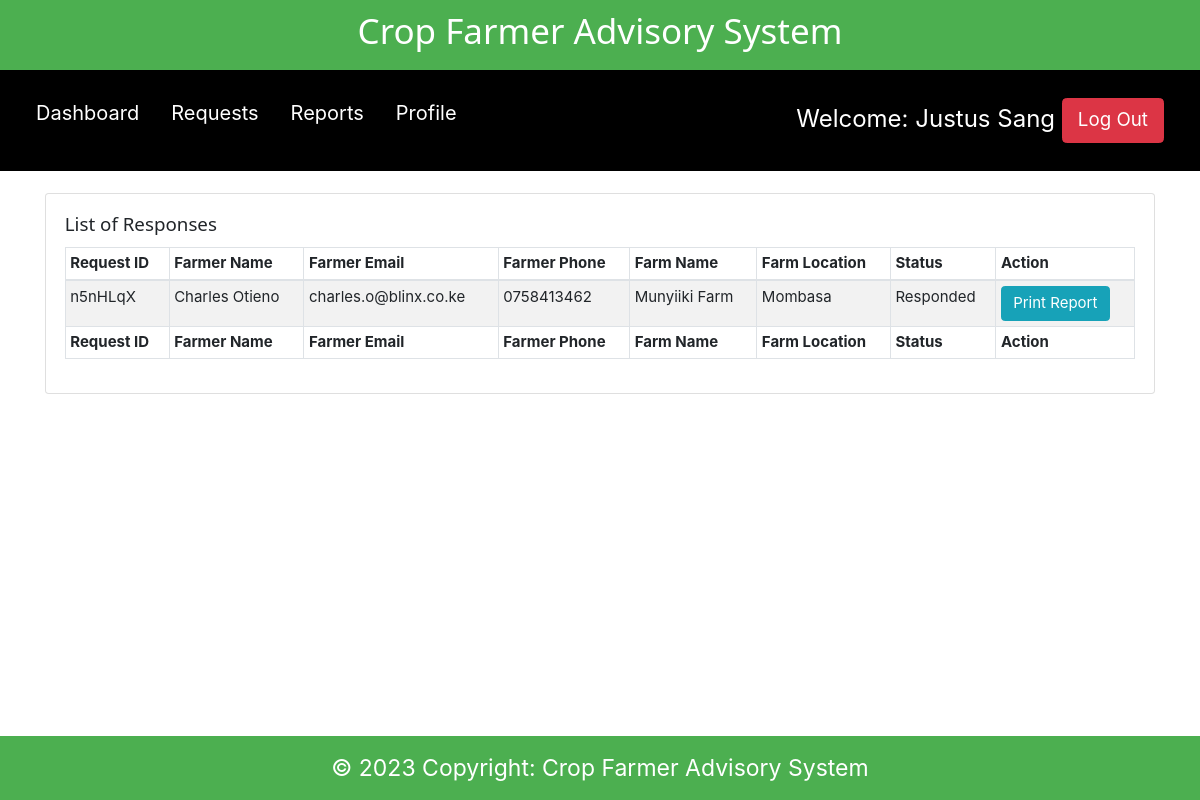
The app's page /admin/reports.php (signed in) with its own data.
### tables this page shows
CREATE TABLE `farmer_request_advice_details` (
  `id` int(11) NOT NULL,
  `request_id` varchar(100) NOT NULL,
  `farmer_id` varchar(100) NOT NULL,
  `farm_id` varchar(100) NOT NULL,
  `crop_id` varchar(100) NOT NULL,
  `activity_id` varchar(100) NOT NULL,
  `short_description` varchar(800) NOT NULL,
  `date_of_activity` varchar(250) DEFAULT NULL,
  `date_added` datetime NOT NULL DEFAULT current_timestamp()
);

CREATE TABLE `request_response_details` (
  `id` int(11) NOT NULL,
  `request_id` varchar(100) NOT NULL,
  `officer_id` varchar(100) DEFAULT NULL,
  `response` longtext DEFAULT 'No Response Yet.',
  `request_status` varchar(255) NOT NULL DEFAULT 'Pending',
  `date_added` timestamp NOT NULL DEFAULT current_timestamp()
);

CREATE TABLE `farmer_details` (
  `id` int(11) NOT NULL,
  `farmer_id` varchar(40) NOT NULL,
  `farmer_fname` varchar(100) NOT NULL,
  `farmer_lname` varchar(100) NOT NULL,
  `farmer_email` varchar(50) NOT NULL,
  `farmer_phone` varchar(50) NOT NULL,
  `Gender` varchar(50) NOT NULL,
  `farmer_password` varchar(255) NOT NULL,
  `date_added` datetime NOT NULL DEFAULT current_timestamp()
);

CREATE TABLE `farm_details` (
  `id` int(11) NOT NULL,
  `farm_id` varchar(255) NOT NULL,
  `farm_name` varchar(255) NOT NULL,
  `farm_location` varchar(255) NOT NULL,
  `farm_size` varchar(100) NOT NULL,
  `date_added` timestamp NOT NULL DEFAULT current_timestamp()
);

CREATE TABLE `county_details` (
  `id` int(11) NOT NULL,
  `county_id` varchar(20) NOT NULL,
  `county_name` varchar(50) NOT NULL
);

### admin/reports.php (the view, shortened to what this page needs)
<?php
include 'connection.php';
$officer_id = $_SESSION['officerId'];
?>
<!DOCTYPE html>
<html>
<head>
    <?php
include './components/header.php';
?>
</head>
<body>
    <?php
include './components/navbar.php';
?>
    <div class="container">
        <div class="row">
            <div class="col-md-12">
                <div class="card">
                    <div class="card-body">
                        <h5 class="card-title">List of Responses</h5>
                        <table id="dtBasicExample" class="table table-striped table-bordered table-sm" cellspacing="0"
                            width="100%">
                            <thead>
                                <tr>
                                    <th>Request ID</th>
                                    <th>Farmer Name</th>
                                    <th>Farmer Email</th>
                                    <th>Farmer Phone</th>
                                    <th>Farm Name</th>
                                    <th>Farm Location</th>
                                    <th>Status</th>
                                    <th>Action</th>
                                </tr>
                            </thead>
                            <tbody>
                                <?php
  if($officer_id){
      $data_fetch_query = "SELECT * FROM `farmer_request_advice_details`
      INNER JOIN request_response_details ON request_response_details.request_id = farmer_request_advice_details.request_id
      INNER JOIN farm_details ON farm_details.farm_id = farmer_request_advice_details.farm_id
      INNER JOIN farmer_details ON  farmer_details.farmer_id = farmer_request_advice_details.farmer_id
      INNER JOIN county_details ON county_details.county_id = farm_details.farm_location
      WHERE request_response_details.officer_id = '$officer_id'";
      $data_result = mysqli_query($db, $data_fetch_query);
      if ($data_result->num_rows > 0){
          while($row = $data_result->fetch_assoc()) {
              $request_id = $row['request_id'];
              $farmer_id = $row['farmer_id'];
              $farmer_fname = $row['farmer_fname'];
              $farmer_lname = $row['farmer_lname'];
              $farmer_email = $row['farmer_email'];
              $farmer_tel = $row['farmer_phone'];
              $farm_name = $row['farm_name'];
              $county_name = $row['county_name'];
              $status= $row['request_status'];
      echo "<tr> <td>" .$request_id.  "</td>";
      echo "<td>" . $farmer_fname." ".$farmer_lname."</td>";
      echo "<td>" .$farmer_email."</td>";
      echo "<td>" .$farmer_tel."</td>";
      echo "<td>" .$farm_name."</td>";
      echo "<td>" . $county_name."</td>";
      echo "<td>" .$status."</td>";
      echo "<td>
      <form method ='POST' action=''>
      <input  type='text' hidden readonly name='farmer_Id' value='$farmer_id'>
      <input  type='text' hidden readonly name='request_Id' value='$request_id'>
      <input type='submit' name='printReportBtn' value='Print Report'  class='btn btn-info printReportBtn'>
      </form>
      </td> </tr>";
      }
      }else{
      echo "<td>"."No Data Found"."</td>";
      }
      } else{
          echo "<td>"."No farms available"."</td>";
      }
?>
                            </tbody>
                            <tfoot>
                                <tr>
                                    <th>Request ID</th>
                                    <th>Farmer Name</th>
                                    <th>Farmer Email</th>
                                    <th>Farmer Phone</th>
                                    <th>Farm Name</th>
                                    <th>Farm Location</th>
                                    <th>Status</th>
                                    <th>Action</th>
                                </tr>
                            </tfoot>
                        </table>
                    </div>
                </div>
            </div>
        </div>
        <?php
include './components/footer.php';
            ?>
    </div>
</body>
</html>

### admin/css/w3css.css (style rules this page uses)
html { box-sizing:border-box }
*,*:before,*:after { box-sizing:inherit }
html { -ms-text-size-adjust:100%;-webkit-text-size-adjust:100% }
body { margin:0 }
button,input,select,textarea { font:inherit;margin:0 }
button,input { overflow:visible }
button,html [type=button],[type=reset],[type=submit] { -webkit-appearance:button }
html,body { font-family:Verdana,sans-serif;font-size:15px;line-height:1.5 }
html { overflow-x:hidden }
h1,h2,h3,h4,h5,h6,.w3-slim,.w3-wide { font-family:"Segoe UI",Arial,sans-serif }
h5 { font-size:18px }
h1,h2,h3,h4,h5,h6 { font-weight:400;margin:10px 0 }

### admin/css/style.css (style rules this page uses)
html { padding: 0; margin: 0; }

### records on screen
farmer_request_advice_details: request_response_details.request_id "n5nHLqX", farmer.farmer_fname "Charles", farmer.farmer_lname "Otieno", farmer.farmer_email "charles.o@blinx.co.ke", farmer.farmer_phone "0758413462", farm.farm_name "Munyiiki Farm", county_details.county_name "Mombasa", request_response_details.request_status "Responded"

### other values on screen
$name "Justus Sang"
